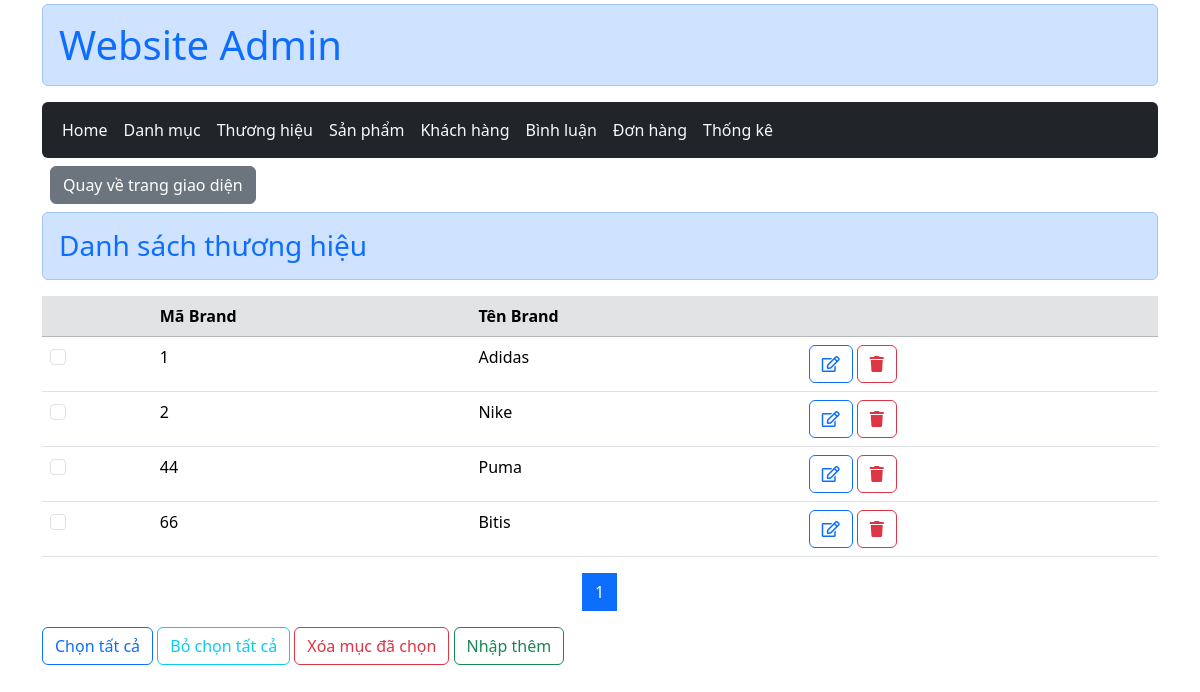
The app's page /admin/index.php?act=list_brand (signed in) with its own data.
### tables this page shows
CREATE TABLE `brand` (
  `brand_id` int(11) NOT NULL,
  `brand_name` varchar(50) NOT NULL
);

### controller/ControllerAdmin/BrandControl.php (called while the page is built, shortened)
<?php
function list_brand(){
    if(!isset($_GET['page']) || $_GET['page'] < 1){
        $page= 1;
    }else{
        $page = $_GET['page'];
    }
    $quantity = 6;
    $brands = brand_select_all();
    $list_brand = brand_select_page($page, $quantity);
    $show_number_pages = brand_number_pages($brands , $quantity);
    include "brand/list_brand.php";
}

### model/pdo.php (called while the page is built, shortened)
<?php
    function pdo_get_connection(){
        $servername = "localhost";
        $username = "root";
        $password = "";
        try {
            $conn = new PDO("mysql:host=$servername;dbname=duan1", $username, $password);
            $conn->setAttribute(PDO::ATTR_ERRMODE, PDO::ERRMODE_EXCEPTION);
            return $conn;
        } catch(PDOException $e) {
            echo "Lỗi kết nối : " . $e->getMessage();
        }
    }
    function pdo_query($sql){
        $sql_args = array_slice(func_get_args(),1);
        try{
            $conn = pdo_get_connection();
            $stmt = $conn ->prepare($sql);
            $stmt -> execute($sql_args);
            $rows = $stmt -> fetchAll();
            return $rows;
        }
        catch(PDOException $e){
            throw $e;
        }
        finally{
            unset($conn);
        }
    }
?>

### model/brand.php (called while the page is built, shortened)
<?php
    function brand_select_all(){
        $sql = "SELECT * from brand order by brand_id ";
        return pdo_query($sql);
    }
    function brand_number_pages($list_brands, $quantity_brand){
        $total_brand = count($list_brands);
        return ceil($total_brand/$quantity_brand);
    }
    function brand_select_page($page, $quantity){
        $start = ($page - 1)* $quantity;
        $sql = "SELECT * from brand order by brand_id limit $start, $quantity";
        return pdo_query($sql);
    }
?>

### admin/brand/list_brand.php (the view, shortened to what this page needs)
<main class="container_">
        <h3 class="alert alert-primary text-primary"> Danh sách thương hiệu</h3>
        <form action="index.php?act=delete_brand_checkbox" method="post">
        <table class="table table-hover">
            <thead  class="table-secondary" >
                <tr>
                    <th></th>
                    <th>Mã Brand</th>
                    <th>Tên Brand</th>
                    <th></th>
                </tr>
            </thead>
            <tbody>
                <?php foreach ($list_brand as $brand) : extract($brand); ?>
                <tr>
                    <td><input name="brands_id[]" value="<?= $brand_id ?>" class="form-check-input" type="checkbox"></td>
                    <td><?= $brand_id ?></td>
                    <td><?= $brand_name?> </td>
                    <td>
                        <a href="index.php?act=edit_brand&id=<?=$brand_id?>" class="btn btn-outline-primary fw-medium "><i class="far fa-edit"></i></a>
                        <a href="index.php?act=delete_brand&id=<?=$brand_id?>" class="btn btn-outline-danger fw-medium" onclick="return confirm('Xác nhận xóa')"><i class="fas fa-trash"></i></a>
                    </td>
                </tr>
                <?php endforeach ?>
            </tbody>
        </table>
        <div aria-label="Page navigation example" class="chuyentrang">
                <ul class="pagination justify-content-center" >
                    <?php if(isset($show_number_pages)): ?>
                        <?php for($i=1 ;  $i <= $show_number_pages; $i++) : ?>
                        <li class="page-item"><a class="page-link <?= $page == $i ? 'active' : ''  ?>" href="index.php?act=list_brand&page=<?= $i ?>"><?= $i?></a></li>
                        <?php endfor ?>
                    <?php endif ?>
                </ul>
            </div>
            <div class="form-group">
                <button name="" id="btnclick"   class="btn btn-outline-primary fw-medium">Chọn tất cả</button>
                <button type="reset"  class="btn btn-outline-info fw-medium">Bỏ chọn tất cả</button>
                <input type="submit" name="delete_btn"  class="btn btn-outline-danger fw-medium" value="Xóa mục đã chọn">
                <a href="index.php?act=add_brand"  class="btn btn-outline-success fw-medium">Nhập thêm</a>
            </div>
        </form>
</main>

### records on screen
brand: brand_id "1", brand_name "Adidas"
brand: brand_id "2", brand_name "Nike"
brand: brand_id "44", brand_name "Puma"
brand: brand_id "66", brand_name "Bitis"
